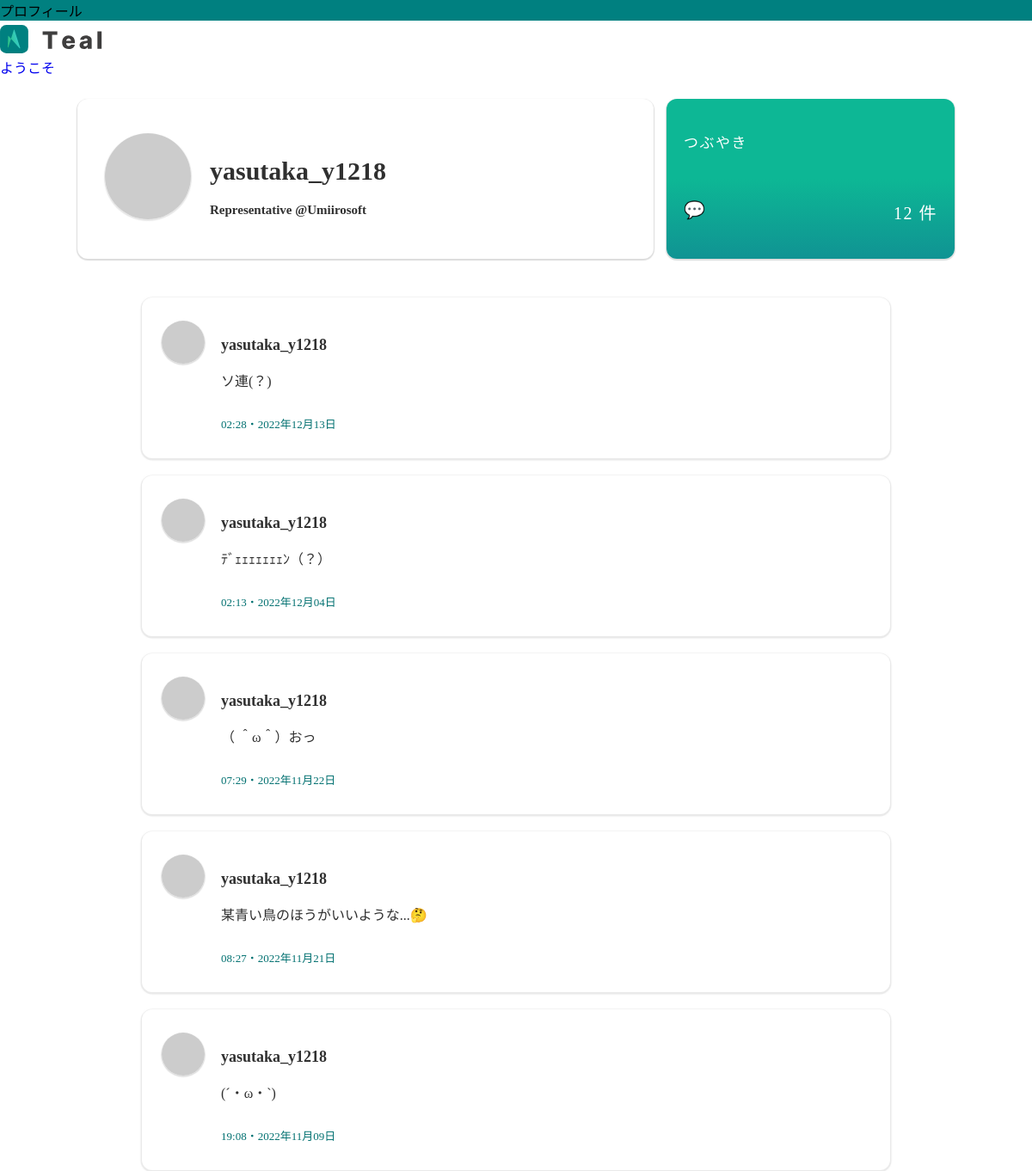
The page /yasutaka_y1218 (upper part) on the database as committed earlier.
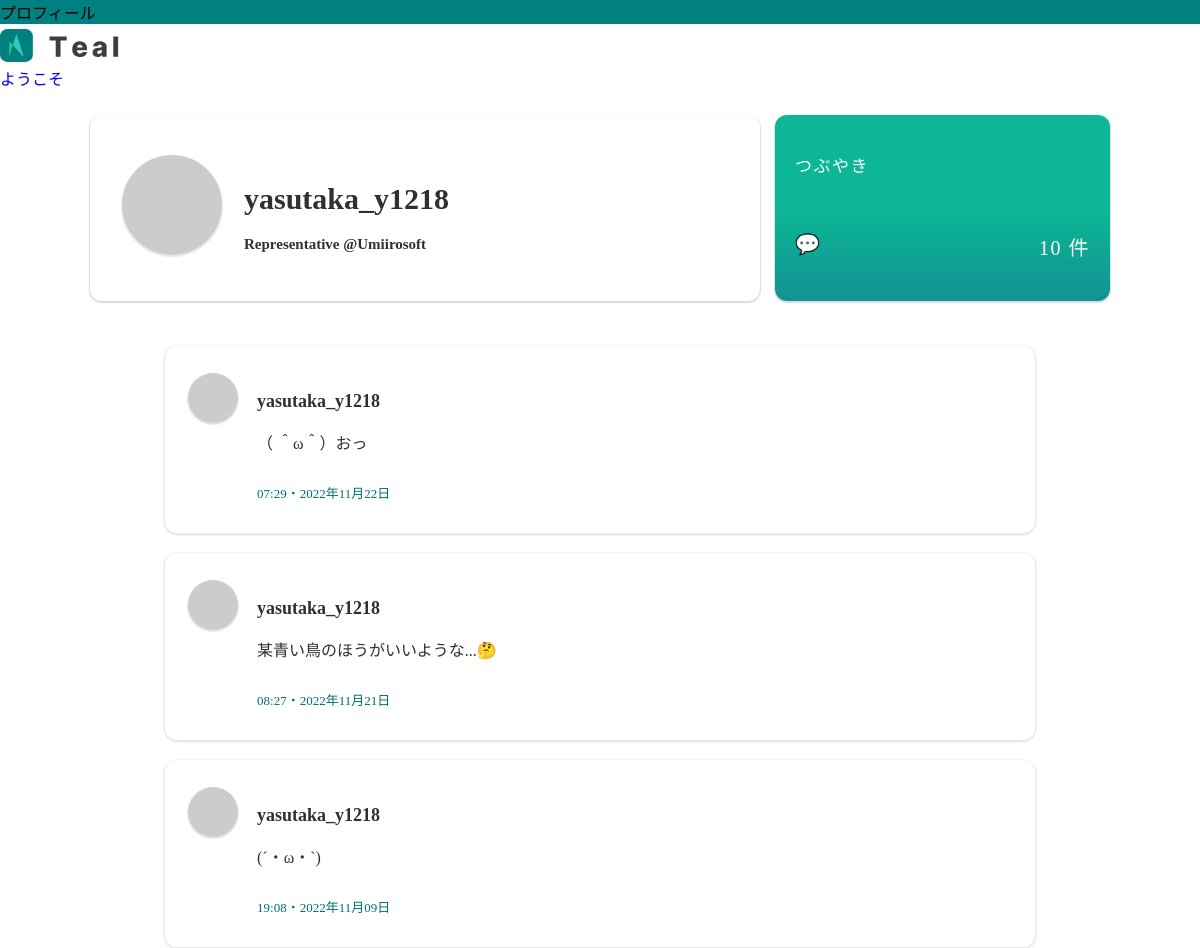
The same page on the database as committed later.
### app.py (models this page shows)
class User(UserMixin, db.Model):
    id = db.Column(db.Integer, primary_key=True)
    username = db.Column(db.String(50), nullable=False, unique=True)
    userdetail = db.Column(db.Text)
    useremail = db.Column(db.String(100), nullable=False, unique=True)
    password = db.Column(db.String(25), nullable=False)

class Post(db.Model):
    id = db.Column(db.Integer, primary_key=True)
    postUser = db.Column(db.String(20), nullable=False)
    postTweet = db.Column(db.String(120), nullable=True)
    postTweetHex = db.Column(db.Text)
    imgUrl = db.Column(db.Text) # 廃止
    replyUser = db.Column(db.Text)
    replyTweet = db.Column(db.Text)
    replyTweetHex = db.Column(db.Text)
    replyImgUrl = db.Column(db.Text)
    dateY = db.Column(db.Text)
    dateM = db.Column(db.Text)
    dateD = db.Column(db.Text)
    timeH = db.Column(db.Text)
    timeM = db.Column(db.Text)
    RdateY = db.Column(db.Text)
    RdateM = db.Column(db.Text)
    RdateD = db.Column(db.Text)
    RtimeH = db.Column(db.Text)
    RtimeM = db.Column(db.Text)

### app.py (the view)
@app.route('/<string:username>', methods=['GET', 'POST'])
def profile(username):
    post = Post.query.filter_by(postUser=username).order_by(Post.id.desc()).all()
    count = Post.query.filter_by(postUser=username).count()
    user = User.query.filter_by(username=username).first()
    email = user.useremail
    md5 = hashlib.md5(email.encode("utf-8")).hexdigest()
    pwd = "プロフィール"
    return render_template("profile.html", username=username, post=post, user=user, count=count, pwd=pwd, md5=md5)

### templates/profile.html (shortened to what this page needs)
{% extends 'base.html' %}
{% block body %}
<div class="page-content">
    <div class="profileBox">
        <div class="itemBox">
            <table>
                <td>
                    <img class="userIcons" src="https://1.gravatar.com/avatar/{{ md5 }}?s=4000">
                </td>
                <td>
                    <h2>{{ username }}</h2>
                    <h6>{{ user.userdetail | replace('\n', '<br>') | safe }}</h6>
                </td>
            </table>
        </div>
        <div class="itemBox boxas">
            <p style="font-size:17px;letter-spacing:1.5px;">つぶやき</p>
            <br>
            <div class="flex-prof">
                <p style="font-size:20px;letter-spacing:1.5px;font-weight:bold;">💬</p>
                <p style="font-size:20px;letter-spacing:1.5px;word-break:break-all;">{{ count }} 件</p>
            </div>
        </div>
    </div>
    {% for post in post %}
    <div class="tweet-item tweet-items shadow">
        <table>
            <td>
                <img class="user-icon" src="https://1.gravatar.com/avatar/{{ md5 }}?s=4000">
            </td>
            <td class="td">
                <p class="user-name">{{ post.postUser }}</p>
                <p>{{ post.postTweet | replace('__newLine__', '<br>') | safe}}</p>
                <div class="postData">
                    <p class="user-time">{{ post.timeH }}:{{ post.timeM }}・{{ post.dateY }}年{{ post.dateM }}月{{
                        post.dateD }}日</p>
                </div>
            </td>
        </table>
    </div>
    {% endfor %}
</div>
{% endblock %}

### templates/base.html (shortened to what this page needs)
<!DOCTYPE html>
<html lang="ja">
<head>
    <link rel="stylesheet" href="https://code.getmdl.io/1.3.0/material.indigo-pink.min.css">
    <link rel="stylesheet" href="{{ url_for('static', filename='style.css') }}">
</head>
<body>
    <div class="mdl-layout mdl-js-layout mdl-layout--fixed-drawer mdl-layout--fixed-header">
        <header class="mdl-layout__header">
            <div class="mdl-layout__header-row">
                <div class="mdl-layout-spacer">{{ pwd }}</div>
            </div>
        </header>
        <div class="mdl-layout__drawer">
            <span class="mdl-layout-title center"><img width="120px"
                    src="{{ url_for('static', filename='images/logo.svg') }}"></span>
            <nav class="mdl-navigation">
                {% if current_user.is_anonymous %}
                <a class="mdl-navigation__link" href="/about">ようこそ</a>
                {% else %}
                <a class="mdl-navigation__link" href="/home">みつける</a>
                <a class="mdl-navigation__link" href="/{{ current_user.username }}">プロフィール</a>
                <a class="mdl-navigation__link" href="/logout">ログアウト</a>
                {% endif %}
            </nav>
        </div>
        <main class="mdl-layout__content">
            {% block body %}{% endblock %}
        </main>
    </div>
</body>
</html>

### static/style.css (style rules this page uses)
:root { --tealThemaColor: #008080; --tealColor1: #01afaf; --tealColor2: #00cdcd; --tealColor3: #00f1f1; --textColor_D: #303030; --textColor_w: #f4f4f4; --tealRed: #f97171; --tealBlue: #71aef9; --tealGreen: #7be975; --tealOrange: #eebb56; --tealBoxShadow: #86868643 0px 2px 3px 2px; }
* { font-family: MyFont; }
body { margin: 0px; padding: 0px; }
.center { margin-top: 5px; text-align: left; }
.mdl-layout__header { background-color: var(--tealThemaColor); }
.page-content { display: flex; flex-wrap: wrap; justify-content: center; color: var(--textColor_D) }
.tweet-item { font-family: MyFont; width: 50%; margin: 15px; padding: 15px; margin-top: 20px; word-break: break-all; background: rgb(255, 255, 255); border-radius: 12px; }
.shadow { box-shadow: 0px 1px 1px 1.5px rgba(211, 211, 211, 0.51); }
@media screen and (max-width: 1500px) { .tweet-item { width: 70%; margin: 15px; } }
.user-icon { width: 50px; height: 50px; object-fit: cover; border-radius: 50%; margin-left: 5px; margin-right: 15px; box-shadow: #9c9c9c52 0px 1px 1px 0.8px; }
.user-name { font-family: MyFont; font-weight: bold; font-size: 18px; }
td { font-family: MyFont; padding-top: 10px; vertical-align: top; }
span { display: inline-block; }
.profileBox td { margin: 0px; padding: 0px; vertical-align:middle; }
.profileBox { font-family: MyFont; display: grid; grid-template-columns: 2fr minmax(180px, 1fr); gap: 15px; width: 85%; margin: 5px; padding-top: 20px; padding-bottom: 30px; }
.itemBox { font-family: MyFont; box-shadow: 0px 1px 1px 1px rgba(181, 181, 181, 0.477); border-radius: 12px; padding: 10px; word-break: break-all; }
.userIcons { width: 100px; height: 100px; object-fit: cover; border-radius: 50%; box-shadow: 0px 1px 1px 1px rgba(181, 181, 181, 0.338); margin-left: 20px; }
.profileBox h2 { font-family: MyFont; padding: 0px; margin: 0px; margin-top: 40px; font-size: 30px; padding-top: 15px; padding-left: 20px; }
.profileBox h6 { font-family: MyFont; font-size: 15px; padding: 0px; margin-top: 0px; padding-top: 20px; padding-left: 20px; padding-right: 20px; }
.profileBox p { font-family: MyFont; padding-left: 20px; font-size: 14px; color:#a9a9a9; }
.flex-prof { font-family: MyFont; display: flex; justify-content: space-between; padding: 0px; margin: 0px; }
.boxas { padding:20px; color:#ffffff; background: linear-gradient(to bottom, #0db795 50%, #109393 100%); }
.boxas p { color: rgb(255, 255, 255); padding-left: 0px; }
.postData { display: flex; justify-content: space-between; width: 100%; }
.td { width: 100%; }
.user-id, .user-time { font-size: 13px; color: #007070; }

### templates/profile.html (style rules this page uses)
.tweet-items { margin-top: 10px; margin-bottom: 10px; }
a { text-decoration: none; }

Rows that differ between the two databases and show on the page:
removed Post: postUser "yasutaka_y1218", postTweet "ソ連(？)", timeH "02", timeM "28", dateY "2022", dateM "12", dateD "13"
removed Post: postUser "yasutaka_y1218", postTweet "ﾃﾞｪｪｪｪｪｪｪﾝ（？）", timeH "02", timeM "13", dateY "2022", dateM "12", dateD "04"
Other text that changed with them:
{{ count }}: "12" → "10"
